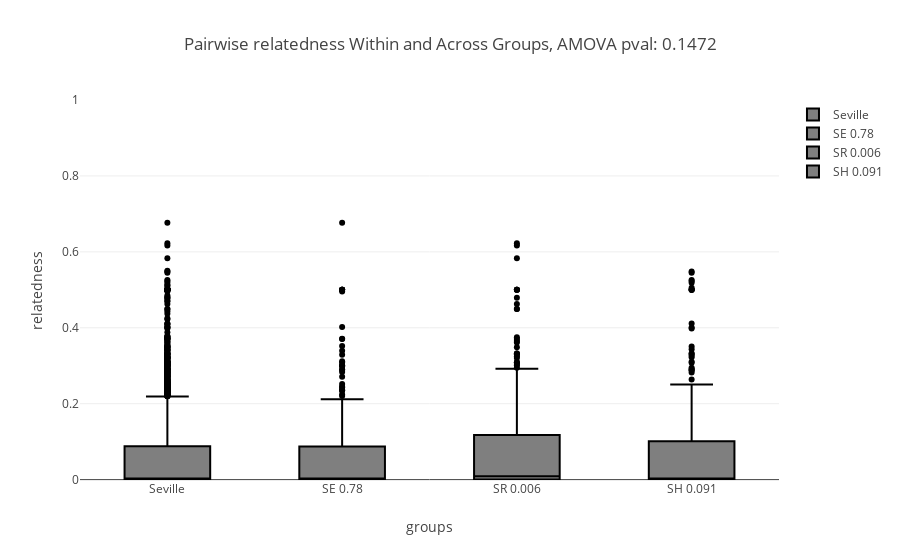

This figure's notebook cell:
### Code cell
## We'll first look at the distribution of genetic distances across the colony and within roosting groups.
## First get genetic distance matrix:
np.random.seed(12345678)

fig_box_rel= []

###########################
### for Seville
Sev_sim_matrix= [[Ind_asso[y][x] for x in Seville_order] for y in Seville_order]
Sev_sim_matrix= np.array(Sev_sim_matrix)
iuSev= np.triu_indices(Sev_sim_matrix.shape[0],1)
Sev_sim_vector= Sev_sim_matrix[iuSev]

fig_box_rel.append(go.Box(
    y= Sev_sim_vector,
    name= 'Seville',
    marker= dict(
    color= 'black'
    )
))
###########################
### SE 
SE_sim_matrix= [[Ind_asso[y][x] for x in gp_bats['SE']] for y in gp_bats['SE']]
SE_sim_matrix= np.array(SE_sim_matrix)
iuSE= np.triu_indices(SE_sim_matrix.shape[0],1)
SE_sim_vector= SE_sim_matrix[iuSE]

fig_box_rel.append(go.Box(
    y= SE_sim_vector,
    name= 'SE {}'.format(round(stats.ttest_ind(Sev_sim_vector,SE_sim_vector, equal_var = False)[1],3)),
    marker= dict(
    color= 'black'
    )
))
###########################
### SR
SR_sim_matrix= [[Ind_asso[y][x] for x in gp_bats['SR']] for y in gp_bats['SR']]
SR_sim_matrix= np.array(SR_sim_matrix)
iuSR= np.triu_indices(SR_sim_matrix.shape[0],1)
SR_sim_vector= SR_sim_matrix[iuSR]

fig_box_rel.append(go.Box(
    y= SR_sim_vector,
    name= 'SR {}'.format(round(stats.ttest_ind(Sev_sim_vector,SR_sim_vector, equal_var = False)[1],3)),
    marker= dict(
    color= 'black'
    )
))
###########################
### SH
SH_sim_matrix= [[Ind_asso[y][x] for x in gp_bats['SH']] for y in gp_bats['SH']]
SH_sim_matrix= np.array(SH_sim_matrix)
iuSH= np.triu_indices(SH_sim_matrix.shape[0],1)
SH_sim_vector= SH_sim_matrix[iuSH]


fig_box_rel.append(go.Box(
    y= SH_sim_vector,
    name= 'SH {}'.format(round(stats.ttest_ind(Sev_sim_vector,SH_sim_vector, equal_var = False)[1],3)),
    marker= dict(
    color= 'black'
    )
))
##### F_ way
import scipy.stats as stats

test= stats.f_oneway(SR_sim_vector,SH_sim_vector,SE_sim_vector)
#####

layout= go.Layout(
    yaxis= dict(
        title= 'relatedness',
        range= [-.001,1]
    ),
    title= 'Pairwise relatedness Within and Across Groups, AMOVA pval: {}'.format(round(test[1],4)),
    
    xaxis= dict(
    title= 'groups'
    )
)


fig = go.Figure(data=fig_box_rel,layout= layout)
iplot(fig)

### Figure 1 — Plotly figure (JSON) as saved in the notebook; plotly's stock layout.template omitted (floating-point values rounded to 4 significant figures; data arrays with more than 128 entries replaced by an {"elided": "..."} marker saying what was removed)
{"data": [{"marker": {"color": "black"}, "name": "Seville", "type": "box", "uid": "4e171d7f-fda5-4f70-b238-08c9e5b75df7", "y": {"elided": "3486 float values"}}, {"marker": {"color": "black"}, "name": "SE 0.78", "type": "box", "uid": "5248c885-72f1-4ce5-811b-eefb17a22f8a", "y": {"elided": "378 float values"}}, {"marker": {"color": "black"}, "name": "SR 0.006", "type": "box", "uid": "c5534568-1f16-4638-b173-d180806152d3", "y": {"elided": "378 float values"}}, {"marker": {"color": "black"}, "name": "SH 0.091", "type": "box", "uid": "8c38fe3d-7864-479e-8c24-9f248cf35c8e", "y": {"elided": "378 float values"}}], "layout": {"title": {"text": "Pairwise relatedness Within and Across Groups, AMOVA pval: 0.1472"}, "xaxis": {"title": {"text": "groups"}}, "yaxis": {"range": [-0.001, 1], "title": {"text": "relatedness"}}}}
